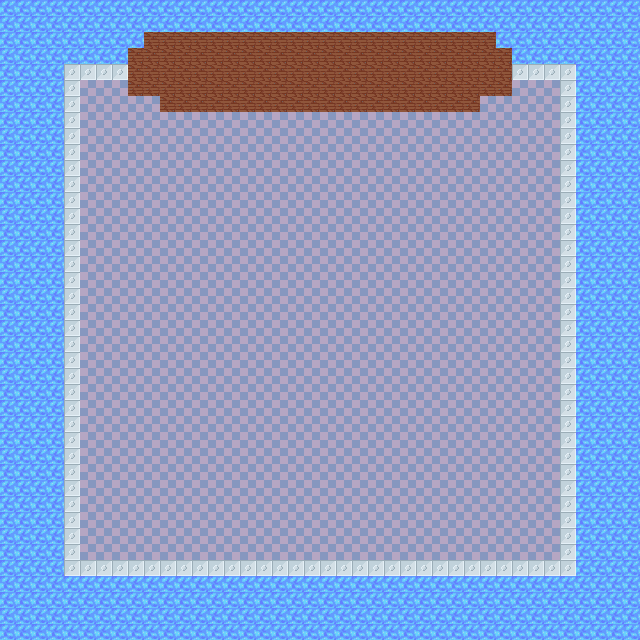

Tiled map render using the project's own tile images. Description and the map definition, with tile-layer contents summarised, below:
An orthogonal 40x40 tile map with 16x16 px tiles, 1 tile layer (Base).

<map version="1.0" tiledversion="1.1.5" orientation="orthogonal" renderorder="right-down" width="40" height="40" tilewidth="16" tileheight="16" infinite="0" nextobjectid="1">
 <tileset firstgid="1" name="Nexus" tilewidth="16" tileheight="16" tilecount="4" columns="2">
  <image source="../graphics/NexusTiles.png" width="32" height="32" />
 </tileset>
 <layer name="Base" width="40" height="40">
  <data>[1600 cells, 1600 non-empty, 4 distinct tile ids]</data>
 </layer>
</map>